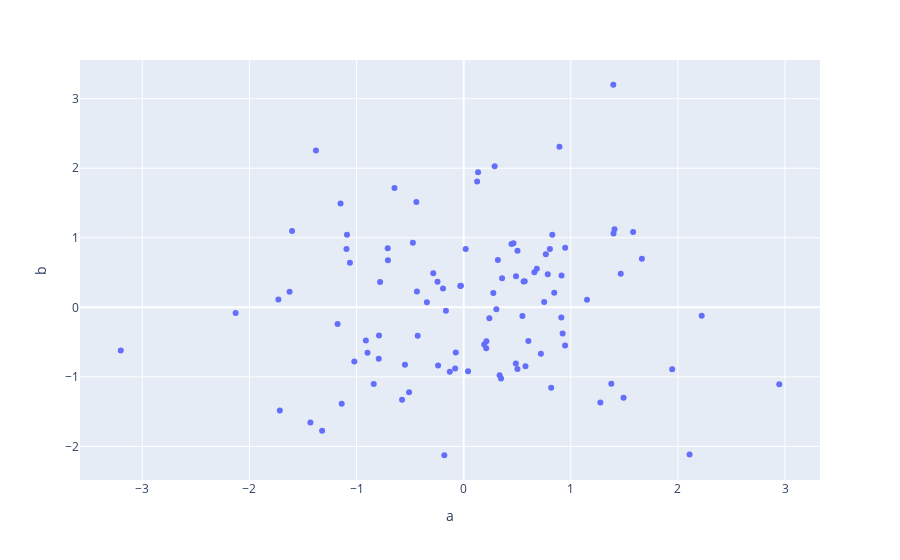

This figure's notebook cell:
### Code cell
fig = px.scatter(dataframe, x='a', y='b')
fig.show()
